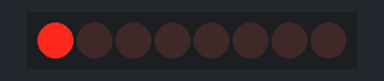
Bench run of a sketch on a simulated Arduino Uno, built with avr-gcc and run on an emulated ATmega328P. Shown: 8 shift-register outputs drawn as a row of LEDs (first output left, lit = HIGH). Wiring (inferred from the names in the program): shift register (74HC595): data pin 12; shift clock pin 9; latch pin 11. Wiring (inferred from the signals the program sends): row of LEDs: on Q0, Q1, Q2, Q3, Q4, Q5, Q6, Q7.

Above: at 0.03 s.
At 0.26 s:
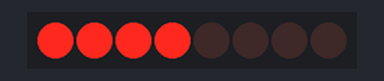
At 0.48 s:
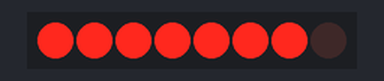
At 0.93 s:
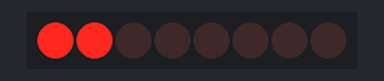
At 1.42 s:
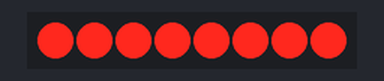
At 2.4 s:
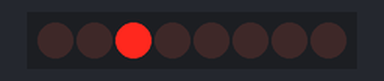
Timing chart, 0 to 3.0 s (numbered marks = the images above):
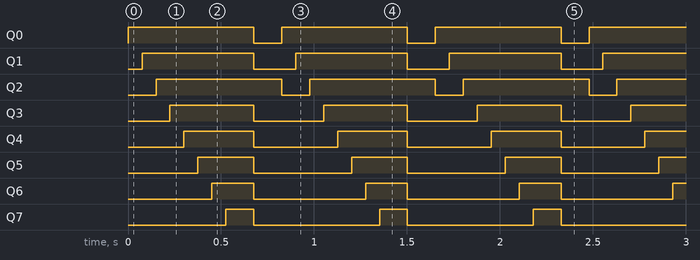

Measured:
- by itself, Q0, Q2: alternates HIGH for 0.68 s and LOW for 0.15 s
- by itself, Q1: alternates HIGH for 0.60 s and LOW for 0.23 s
- by itself, Q3: alternates HIGH for 0.45 s and LOW for 0.38 s
- by itself, Q4: alternates HIGH for 0.38 s and LOW for 0.45 s
- by itself, Q5: alternates HIGH for 0.30 s and LOW for 0.53 s
- by itself, Q6: alternates HIGH for 0.23 s and LOW for 0.60 s
- by itself, Q7: alternates HIGH for 0.15 s and LOW for 0.68 s

The sketch:

SEMNALIZARE_8LEDURI.ino
```cpp
int latchPin=11;
int clockPin=9;
int dataPin=12;
int dt=75;
byte LED0=0b0100000;

byte LED1=0b10000000;
byte LED2=0b11000000;
byte LED3=0b11100000;
byte LED4=0b11110000;
byte LED5=0b11111000;
byte LED6=0b11111100;
byte LED7=0b11111110;
byte LED8=0b11111111;
void setup() {
  // put your setup code here, to run once:
  Serial.begin(9600);
  pinMode(latchPin, OUTPUT);
  pinMode(dataPin, OUTPUT);
  pinMode(clockPin, OUTPUT);

}

void loop() {
  digitalWrite(latchPin, LOW);
  shiftOut(dataPin , clockPin, LSBFIRST, LED0);
  digitalWrite(latchPin, HIGH);
  digitalWrite(latchPin, LOW);
  shiftOut(dataPin , clockPin, LSBFIRST, LED1);
  digitalWrite(latchPin, HIGH);
  delay(dt);
  digitalWrite(latchPin, LOW);
  shiftOut(dataPin , clockPin, LSBFIRST, LED2);
  digitalWrite(latchPin, HIGH);
  delay(dt);
  digitalWrite(latchPin, LOW);
  shiftOut(dataPin , clockPin, LSBFIRST, LED3);
  digitalWrite(latchPin, HIGH);
  delay(dt);
  digitalWrite(latchPin, LOW);
  shiftOut(dataPin , clockPin, LSBFIRST, LED4);
  digitalWrite(latchPin, HIGH);
  delay(dt);
  digitalWrite(latchPin, LOW);
  shiftOut(dataPin , clockPin, LSBFIRST, LED5);
  digitalWrite(latchPin, HIGH);
  delay(dt);
  digitalWrite(latchPin, LOW);
  shiftOut(dataPin , clockPin, LSBFIRST, LED6);
  digitalWrite(latchPin, HIGH);
  delay(dt);
  digitalWrite(latchPin, LOW);
  shiftOut(dataPin , clockPin, LSBFIRST, LED7);
  digitalWrite(latchPin, HIGH);
  delay(dt);
  digitalWrite(latchPin, LOW);
  shiftOut(dataPin , clockPin, LSBFIRST, LED8);
  digitalWrite(latchPin, HIGH);
  delay(150);
   digitalWrite(latchPin, LOW);
  shiftOut(dataPin , clockPin, LSBFIRST, LED0);
  digitalWrite(latchPin, HIGH);
  delay(150);
  // put your main code here, to run repeatedly:


}
```
